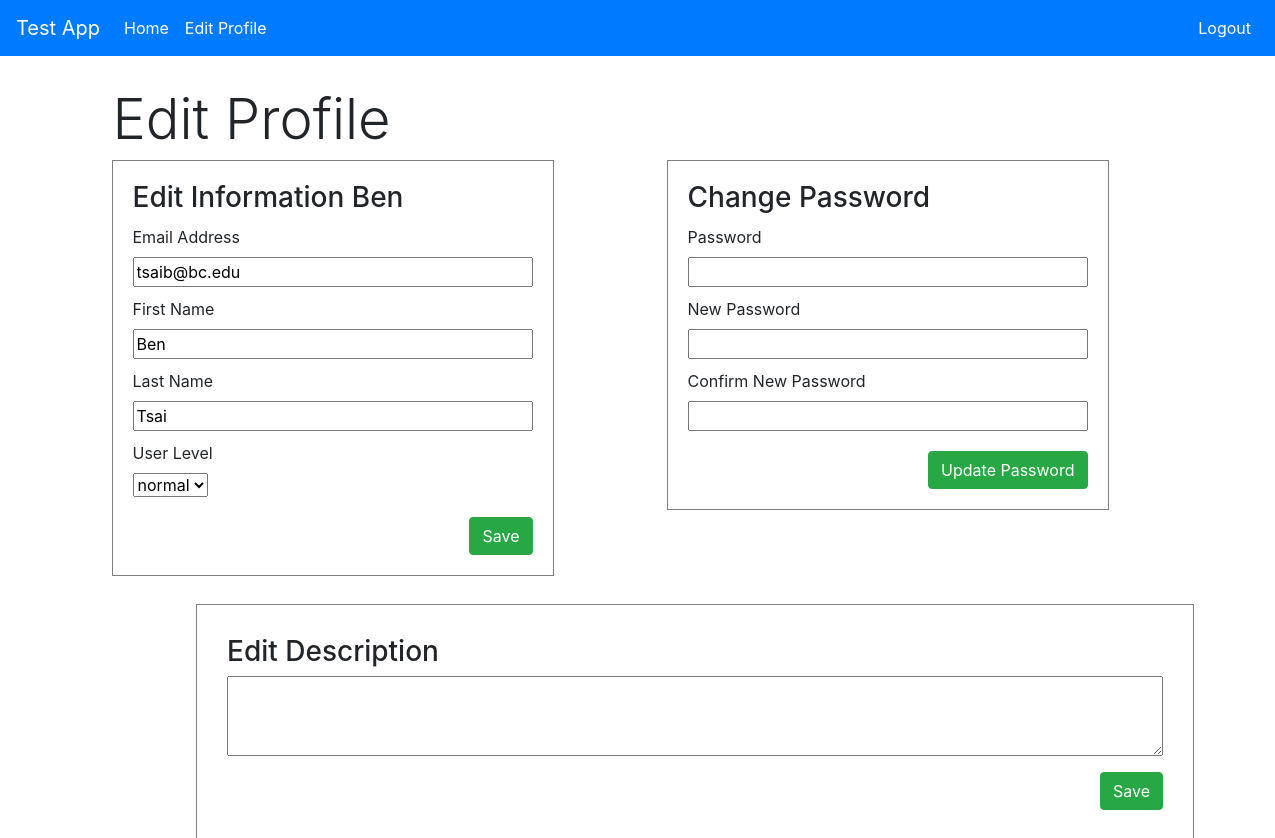
/users/edit/1 (signed in), run on the app's committed database.
### login/models.py (models this page shows)
class User(models.Model):
    first_name = models.CharField(max_length = 255)
    last_name = models.CharField(max_length = 255)
    email = models.CharField(max_length = 255)
    user_level = models.IntegerField()
    password = models.CharField(max_length = 255)
    desc = models.TextField(blank=True)
    created_at = models.DateTimeField(auto_now_add=True)
    updated_at = models.DateTimeField(auto_now=True)
    objects = UserManager()

### users/views.py (the view)
# urls.py: path('/edit/<int:num>', views.edit_user),
def edit_user(request, num):
    user = User.objects.filter(email = request.session['logged_user']).all().first()
    if user.user_level != 9:
        return redirect('/users/edit')
    else:
        context = {
            'self' : User.objects.get(id = num),
            'current_user':user
        }
        return render(request, 'edit_user.html', context)

### users/templates/edit_user.html (shortened to what this page needs)
<!DOCTYPE html>
<html lang="en">
    <head>
        <link rel="stylesheet" href="https://stackpath.bootstrapcdn.com/bootstrap/4.5.0/css/bootstrap.min.css">
    </head>
    <body>
        <nav class="navbar navbar-expand-lg navbar-dark bg-primary">
            <a class="navbar-brand" href="#">Test App</a>
            <div class="collapse navbar-collapse " id="navbarNav">
                <ul class="navbar-nav">
                    <li class="nav-item active">
                      <a class="nav-link" href="http://localhost:8000/dashboard">Home <span class="sr-only">(current)</span></a>
                    </li>
                    <li class="nav-item active">
                        <a class="nav-link" href="http://localhost:8000/users/edit">Edit Profile <span class="sr-only">(current)</span></a>
                    </li>
                </ul>
              <ul class="navbar-nav ml-auto">
                <li class="nav-item active">
                  <a class="nav-link" href="http://localhost:8000/logout">Logout<span class="sr-only">(current)</span></a>
                </li>
              </ul>
            </div>
        </nav>
        <div class = "container" style = "display: flex;">
            <div class = "container" style = "padding: 30px;">
                <h1 class = "display-4">Edit Profile</h1>
                <div style = "outline: 1px solid gray; width: fit-content; padding: 20px">
                    <h3>Edit Information {{self.first_name}}</h3>
                        <form action="http://localhost:8000/users/update_info" method = "POST" style = "width: fit-content;">
                            <label style = "display: block; margin-top: 10px;">Email Address</label>
                            <input type="text" name="email" value = "{{self.email}}" style = "display: block; width: 400px;">
                            <label style = "display: block; margin-top: 10px;">First Name</label>
                            <input type="text" name="first_name" value = "{{self.first_name}}" style = "display: block; width: 400px;">
                            <label style = "display: block; margin-top: 10px;">Last Name</label>
                            <input type="text" name="last_name" value = "{{self.last_name}}" style = "display: block; width: 400px;">
                            {% if current_user.user_level == 9 %}
                            <label style = "display: block; margin-top: 10px;">User Level</label>
                            <select style = "display: block;" name="user_level">
                                <option value="1">normal</option>
                            </select>
                            {% endif %}
                            <button class = "btn btn-success ml-auto" style = "display:block; margin-top: 20px;">Save</button>
                        </form>
                </div>
            </div>
            <div class = "container" style = "padding: 30px;">
                <div style = "outline: 1px solid gray; width: fit-content; padding: 20px">
                    <h3>Change Password</h3>
                    <form action="http://localhost:8000/users/update_pw" method = "POST" style = "width: fit-content;">
                        <label style = "display: block; margin-top: 10px;">Password</label>
                        <input type="password" name="old_password" style = "display: block; width: 400px;">
                        <label style = "display: block; margin-top: 10px;">New Password</label>
                        <input type="password" name="new_password" style = "display: block; width: 400px;">
                        <label style = "display: block; margin-top: 10px;">Confirm New Password</label>
                        <input type="password" name="new_password_conf" style = "display: block; width: 400px;">
                        <button class = "btn btn-success ml-auto" style = "display:block; margin-top: 20px;">Update Password</button>
                    </form>
                </div>
            </div>
        </div>
        <div class = "container" style = "margin-left: 125px;">
            <div class = "container"style = "outline: 1px solid gray; padding: 30px; width: 996px;">
                <div style = "width: 100%;">
                    <h3>Edit Description</h3>
                    <form action="http://localhost:8000/users/update_desc" method = "POST" style = "width: 100%;">
                        <textarea name="desc" style = "width: 100%; height: 5em;">{{self.desc}}</textarea>
                        <button class = "btn btn-success ml-auto" style = "display:block; margin-top: 10px;">Save</button>
                    </form>
                </div>
            </div>
        </div>
    </body>
</html>

### data on the page
User: first_name "Ben", email "tsaib@bc.edu", last_name "Tsai"
